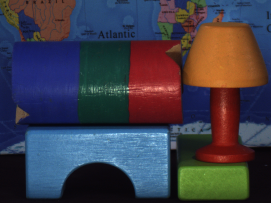
%> input picture img/wood.bmp, 271 x 203 px
$ octave Guo2018.m   (GNU Octave 9; MATLAB toolbox functions it lacks are replaced by stand-ins)
%> lines starting %> are read from the running program, lines starting %| are printed output that depends on the picture
%% Guo et al. SIHR with a SLRRM, 2018
% This is a BETA + NON-OFFICIAL implementation.
%
% The code hasn't been tested to the full extent yet.
% Please report any errors should you find them.
%
% This script is a joint effort with fu123456.

%% Algorithm 1. Highlight Removal with the SLRR Model
clearvars

%% Input: Image data X ? R3譔
INPUT = im2double(imread('wood.bmp'));

INPUT = imresize(INPUT,[128,NaN],'Method','lanczos3');
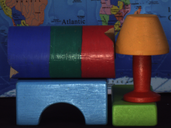
%> INPUT: size 128x171x3 double; mean R, G, B 0.243, 0.236, 0.284

INPUT = min(1,max(0,INPUT));

[nrow, ncol, nch] = size(INPUT);
%> nrow = 128; ncol = 171; nch = 3

% [4 lines of commented-out code are left out]

X = reshape(INPUT, [], 3)'; % not the other way around,
                            % because MATLAB reshapes column-wise
                            % ORIGINAL = (reshape(X',[nrow ncol nch]));

%% 1: Initialize: Wd = J = H = 0, Ms = 0, S1 = 0, S2 = 0, Yi = 0, ? = 0.1,
% ?max = 1010, ? = 1.1, ? = 1E?6, K = 50
K = 20;
N = nrow*ncol;
%> N = 21888

W_d = zeros(K,N);
J   = zeros(K,N);
H   = zeros(K,N);
M_s = zeros(1,N);

S_1 = zeros(K,N);
S_2 = zeros(1,N);

Y_1 = zeros(3,N);
Y_2 = zeros(K,N);
Y_3 = zeros(K,N);
Y_4 = zeros(K,N);
Y_5 = zeros(1,N);

mu = 0.1;
mu_max = 10^10;
rho = 1.1;
epsilon = 1e-6;

lambda = 0.1/sqrt(N);
%> lambda = 0.000676
tau = 1/sqrt(N);
%> tau = 0.00676

Gamma = [1/3; 1/3; 1/3];
Gamma = Gamma./norm(Gamma);
g = Gamma'*Gamma;

DEBUG = true;
ITERMAX = 100;

%% 2: Construct a color dictionary ?d
[~, Phi_d] = kmeans((X./vecnorm(X))',K,...
    'OnlinePhase','on',...
    'Replicates',ceil(sqrt(K)));
%> Phi_d = 20 rows, first 12: [0.847 0.488 0.209; 0.294 0.501 0.813; 0.269 0.71 0.649; 0.301 0.388 0.87; 0.539 0.706 0.455; 0.972 0.184 0.147; 0.612 0.438 0.657; 0.956 0.188 0.223; 0.874 0.343 0.338; 0.47 0.562 0.679; 0.463 0.663 0.586; 0.785 0.479 0.39]

Phi_d = Phi_d';
%> Phi_d = 20 columns, first 8: [0.847 0.294 0.269 0.301 0.539 0.972 0.612 0.956; 0.488 0.501 0.71 0.388 0.706 0.184 0.438 0.188; 0.209 0.813 0.649 0.87 0.455 0.147 0.657 0.223]
Phi_d = Phi_d./vecnorm(Phi_d); % Q.: is it norm.?
%> Phi_d = 20 columns, first 8: [0.848 0.294 0.269 0.301 0.54 0.972 0.613 0.956; 0.488 0.502 0.711 0.388 0.708 0.184 0.439 0.188; 0.209 0.814 0.65 0.871 0.456 0.147 0.657 0.223]
% imshow(imresize(reshape(Phi_d',1,[],3),16,'Method','Near'))

%% 3: while not converged do
for ITER = 1:ITERMAX
    %% 4: Update J according to Eq. 7
    TMP = W_d - Y_2./mu;
    unobserved = isnan(TMP);
    TMP(unobserved) = 0;
    J = Do(1./mu, TMP);

    %% 5: Update M_s according to Eq. 10
    M_s = So(lambda / (mu*g),...
            (Gamma' * (X - Phi_d*W_d + Y_1./mu)...
                      - Y_5./mu + S_2) ./ (2.00*g));
                               % [sic: ./ g] ^
                               % ``I (V韙or) believe创 there is an error
                               % in the original paper around here

    %% 6: Update H according to Eq. 12
    H = So(tau/mu, W_d - Y_3./mu);

    %% Update Wd according to Eq. 13
    A = Phi_d'*Phi_d + 3.*eye(K); % eye(K) != ones(K,K)
    b = Phi_d'*X - Phi_d' * (Gamma * M_s) + J + H + S_1...
        + (Phi_d'*Y_1 + Y_2 + Y_3 - Y_4)./mu;
    W_d = min(3,max(0,A \ b));

    %% Update slack variables S1 and S2 according to Eq. 14
    S_1 = max(W_d + Y_4./mu,0);
    S_2 = max(M_s + Y_5./mu,0);

    %% Update Lagrange multipliers: Yi ? Yi + ?Ei, i = 1 to 5
    E1 = X - Phi_d*W_d - Gamma*M_s;
    E2 = J - W_d;
    E3 = H - W_d;
    E4 = W_d - S_1;
    E5 = M_s - S_2;

    Y_1 = Y_1 + mu.*E1;
    Y_2 = Y_2 + mu.*E2;
    Y_3 = Y_3 + mu.*E3;
    Y_4 = Y_4 + mu.*E4;
    Y_5 = Y_5 + mu.*E5;

    %% Update ?: ? ? min(?max, ??)
    mu = min(mu_max, rho.*mu);

    %% Check convergence: maxi(||Ei||F /||X||F ) < epsilon;
    CVG_1 = norm(E1,'fro') / norm(X,'fro');
    CVG_2 = norm(E2,'fro') / norm(X,'fro');
    CVG_3 = norm(E3,'fro') / norm(X,'fro');
    CVG_4 = norm(E4,'fro') / norm(X,'fro');
    CVG_5 = norm(E5,'fro') / norm(X,'fro');

    CVG = max([CVG_1 CVG_2 CVG_3 CVG_4 CVG_5],[],'all');

    if (CVG < epsilon)
        break;
    end

    if DEBUG
        disp(['Iteration #' num2str(ITER) ';' newline...
              '  max_i(||E_i||_F /||X||_F ) = ' num2str(CVG) ';'])
    end
end
%> this loop made 100 passes
%> (CVG_1, CVG_2, CVG_3, CVG_5, CVG) on passes 1 to 12: (0.263, 0.141, 0.141, 0, 0.263), (0.225, 0.0936, 0.158, 0, 0.225), (0.187, 0.0588, 0.0775, 1.5e-05, 0.187), (0.142, 0.041, 0.0373, 0.0242, 0.142), (0.108, 0.0365, 0.0217, 0.0668, 0.108), (0.0954, 0.0257, 0.0214, 0.0956, 0.0956), (0.0892, 0.0249, 0.0231, 0.0942, 0.0942), (0.0771, 0.0248, 0.0194, 0.0909, 0.0909), (0.0738, 0.0228, 0.0159, 0.0804, 0.0804), (0.0701, 0.017, 0.0135, 0.0721, 0.0721), (0.068, 0.0155, 0.0106, 0.0635, 0.068), (0.0627, 0.0144, 0.00845, 0.0574, 0.0627)
%> (printed output is left out)
%> pass 1, `A = Phi_d'*Phi_d + 3.*eye(K);`:
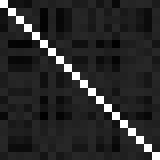
%> A: size 20x20 double (shown 8 times larger); min 0.438, max 4, mean 1.01; drawn with min black and max white
%> after the loop, mu = 1378.1

%%
X_d = reshape((Phi_d*W_d)',[nrow ncol nch]);
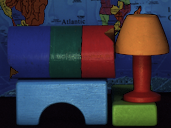
%> X_d: size 128x171x3 double; mean R, G, B 0.225, 0.217, 0.266
X_s = reshape((Gamma*M_s)',[nrow ncol nch]);
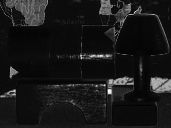
%> X_s: size 128x171x3 double; min -0.0208, max 0.408, mean 0.0202; drawn with min black and max white

imshow([INPUT X_d X_s])
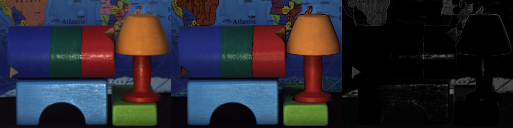
%> displayed picture: size 128x513x3, on the screen's scale of 0 to 255; mean R, G, B 41.7, 40.4, 48.7

%%
function r = So(tau, X)
    % shrinkage operator
    r = sign(X) .* max(abs(X) - tau, 0);
end

%%
function r = Do(tau, X)
    % shrinkage operator for singular values
    [U, S, V] = svd(X, 'econ');
    r = U*So(tau, S)*V';
end

$ run again, with img/animals.bmp copied over img/wood.bmp
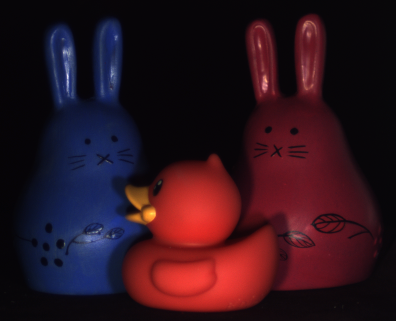
%> input picture img/animals.bmp, 396 x 321 px
%> `[~, Phi_d] = kmeans((X./vecnorm(X))',K, 'OnlinePhase','on', 'Replicate..`: Phi_d = 20 rows, first 12: [0.823 0.39 0.41; 0.248 0.373 0.894; 0.564 0.4 0.722; 0.605 0.411 0.682; 0.955 0.215 0.2; 0.711 0.403 0.575; 0.408 0.483 0.773; 0.645 0.423 0.635; 0.934 0.199 0.295; 0.604 0.45 0.658; 0.845 0.494 0.199; 0.338 0.428 0.837]
%> `Phi_d = Phi_d';`: Phi_d = 20 columns, first 8: [0.823 0.248 0.564 0.605 0.955 0.711 0.408 0.645; 0.39 0.373 0.4 0.411 0.215 0.403 0.483 0.423; 0.41 0.894 0.722 0.682 0.2 0.575 0.773 0.635]
%> `Phi_d = Phi_d./vecnorm(Phi_d);`: Phi_d = 20 columns, first 8: [0.824 0.248 0.564 0.605 0.956 0.712 0.409 0.646; 0.391 0.373 0.4 0.411 0.215 0.403 0.484 0.423; 0.41 0.894 0.722 0.682 0.2 0.576 0.774 0.636]
%> the loop `for ITER = 1:ITERMAX` made 100 passes
%> (CVG_1, CVG_2, CVG_3, CVG_5, CVG) on passes 1 to 8: (0.347, 0.161, 0.161, 0, 0.347), (0.287, 0.146, 0.182, 0, 0.287), (0.213, 0.0659, 0.109, 6.29e-05, 0.213), (0.135, 0.0369, 0.0601, 0.114, 0.135), (0.113, 0.0374, 0.0413, 0.179, 0.179), (0.116, 0.0383, 0.0374, 0.164, 0.164), (0.105, 0.0317, 0.0294, 0.137, 0.137), (0.104, 0.0249, 0.0222, 0.0988, 0.104)
%> (printed output is left out)
%> after the loop `for ITER = 1:ITERMAX`: mu = 1378.1
%> `X_s = reshape((Gamma*M_s)',[nrow ncol nch]);`:
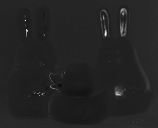
%> X_s: size 128x158x3 double; min -0.0633, max 0.421, mean 0.00472; drawn with min black and max white
%> `imshow([INPUT X_d X_s])`:
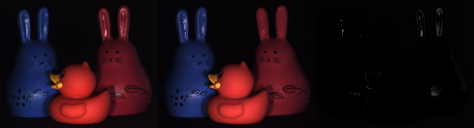
%> displayed picture: size 128x474x3, on the screen's scale of 0 to 255; mean R, G, B 31.1, 12.8, 19.7
